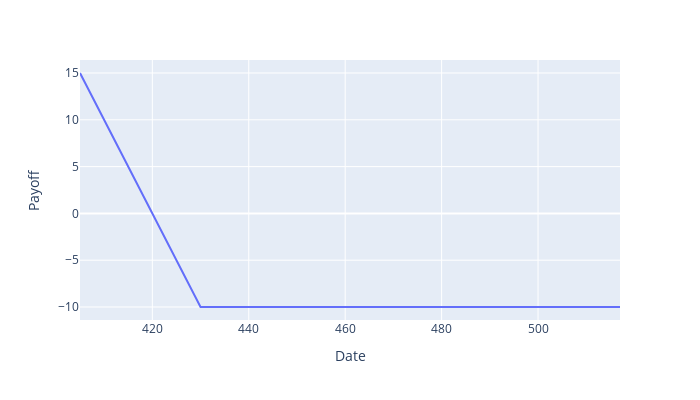

This figure's notebook cell:
### Markdown cell above
### Long 430 strike put payoff

### Code cell
payoff_long_put = put_payoff(spot,strike_long_put,premium_long_put)

fig = px.line(x=spot,y=payoff_long_put)
fig.update_layout(height = 400, width = 700, xaxis_title = 'Date', yaxis_title = 'Payoff')

### Figure 1 — Plotly figure (JSON) as saved in the notebook; plotly's stock layout.template omitted (floating-point values rounded to 4 significant figures)
{"data": [{"hovertemplate": "x=%{x}<br>y=%{y}<extra></extra>", "legendgroup": "", "line": {"color": "#636efa", "dash": "solid"}, "marker": {"symbol": "circle"}, "mode": "lines", "name": "", "orientation": "v", "showlegend": false, "type": "scatter", "x": [405, 406, 407, 408, 409, 410, 411, 412, 413, 414, 415, 416, 417, 418, 419, 420, 421, 422, 423, 424, 425, 426, 427, 428, 429, 430, 431, 432, 433, 434, 435, 436, 437, 438, 439, 440, 441, 442, 443, 444, 445, 446, 447, 448, 449, 450, 451, 452, 453, 454, 455, 456, 457, 458, 459, 460, 461, 462, 463, 464, 465, 466, 467, 468, 469, 470, 471, 472, 473, 474, 475, 476, 477, 478, 479, 480, 481, 482, 483, 484, 485, 486, 487, 488, 489, 490, 491, 492, 493, 494, 495, 496, 497, 498, 499, 500, 501, 502, 503, 504, 505, 506, 507, 508, 509, 510, 511, 512, 513, 514, 515, 516, 517], "xaxis": "x", "y": [15, 14, 13, 12, 11, 10, 9, 8, 7, 6, 5, 4, 3, 2, 1, 0, -1, -2, -3, -4, -5, -6, -7, -8, -9, -10, -10, -10, -10, -10, -10, -10, -10, -10, -10, -10, -10, -10, -10, -10, -10, -10, -10, -10, -10, -10, -10, -10, -10, -10, -10, -10, -10, -10, -10, -10, -10, -10, -10, -10, -10, -10, -10, -10, -10, -10, -10, -10, -10, -10, -10, -10, -10, -10, -10, -10, -10, -10, -10, -10, -10, -10, -10, -10, -10, -10, -10, -10, -10, -10, -10, -10, -10, -10, -10, -10, -10, -10, -10, -10, -10, -10, -10, -10, -10, -10, -10, -10, -10, -10, -10, -10, -10], "yaxis": "y"}], "layout": {"height": 400, "legend": {"tracegroupgap": 0}, "margin": {"t": 60}, "width": 700, "xaxis": {"anchor": "y", "domain": [0, 1], "title": {"text": "Date"}}, "yaxis": {"anchor": "x", "domain": [0, 1], "title": {"text": "Payoff"}}}}
